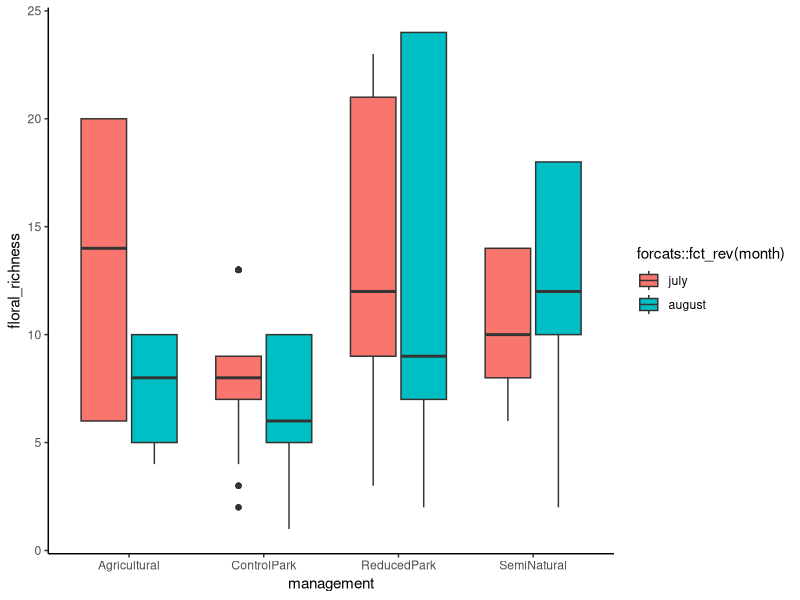

This chart was generated by the following R code: (Note: this script raises an error after producing the figure.)
library(tidyverse)

# load data
floral_data <- read.csv("floral_abundances.csv")
site_gps_data <- read.csv("all_sites_2020.csv")
pollinator_data <- read.csv("all_sites_2020_labels_expanded.csv", na.strings=c(""," ","NA"))

# merge floral data and site data tables by site name
merged_df <- (floral_data %>% full_join(site_gps_data))

# reshape longwise to have row for each month|site combo
# new column (key) = month, new column (value) = number of floral units
merged_df_2 <- merged_df %>%
  # simplify column names to represent months before gathering
  rename(july = number_of_floral_units_july) %>%
  rename(august = number_of_floral_units_august) %>%
  gather(key = month, value = number_floral_units, 
         july:august)

# calculate floral richness 
# (count of rows that represent species|month|site)
# a value of -1 for number_floral_units represents absent
# from sytematically placed plots but present at the site.
# here, include these -1 values for richness at the site.
merged_df_summarised_2 <- merged_df_2 %>% 
  group_by(site, month) %>% 
  # remove rows where plant was flowering at site in 
  # other month but not the month specified in 'month'
  filter(number_floral_units != 0)  %>% 
  # count number of rows to get floral species richness
  add_count() %>%
  # add a more descriptive column name
  rename(floral_richness = n) %>%
  # remove this site until decide what to do with it
  # everett_crowley is a pollinator garden, very different from 
  # a typical park and not necessarily reduced management but instead
  # active flowering planting management.
  filter(site != "everett_crowley_park")

# plot floral species richness my month|site
Q <- ggplot(merged_df_summarised_2, 
            aes(x = management, y = floral_richness)) +
  geom_boxplot(aes(fill = forcats::fct_rev(month))) +
  theme_classic()
Q

# plot floral species richness my month|site for parks only
Q2 <- ggplot(filter(merged_df_summarised_3, 
                    management == "ReducedPark" | management == "ControlPark"), 
            aes(x = management, y = floral_richness)) +
  geom_boxplot(aes(fill = forcats::fct_rev(month))) +
  theme_classic() +
  xlab("") + ylab("Flowering Plant Species Richness") +
  scale_x_discrete(breaks=c("ControlPark", "ReducedPark"),
                   labels=c("Control Park", "Treatment Park")) +
  theme(axis.text.x = element_text(size = 14)) +
  theme(axis.text.y = element_text(size = 12)) + 
  theme(axis.title.y = element_text(size = 14)) +
  theme(legend.text = element_text(size = 14)) +
  scale_fill_discrete(breaks=c("july", "august"),
                      labels=c("July", "August")) +
  theme(legend.title=element_blank())
Q2


# calculate sum of all floral units per site per month
# a value of -1 for number_floral_units represents absent
# from sytematically placed plots but present at the site.
# so do not want to include rows where number of floral units = -1.
merged_df_summarised_3 <- merged_df_summarised_2 %>%
  group_by(site, month) %>%
  filter(number_floral_units > -1) %>%
  mutate(number_floral_units = na_if(number_floral_units, -1)) %>%
  # surveyed 15 plots so divide by 15 to get per m^2 value
  mutate(flowers_per_sq_m = 
           sum(number_floral_units)/15)

# plot floral abundance by month|site
P <- ggplot(merged_df_summarised_3, 
            aes(x = management, y = flowers_per_sq_m, fill = month)) +
  geom_boxplot(aes(fill = forcats::fct_rev(month))) +
  theme_classic()
P

# plot floral abundance by month|site for parks only
P2 <- ggplot(filter(merged_df_summarised_3, 
                    management == "ReducedPark" | management == "ControlPark"), 
            aes(x = management, y = flowers_per_sq_m, fill = month)) +
  geom_boxplot(aes(fill = forcats::fct_rev(month))) +
  theme_classic() +
  xlab("") + ylab(bquote("Floral Units / m" ^2)) +
  scale_x_discrete(breaks=c("ControlPark", "ReducedPark"),
                   labels=c("Control Park", "Treatment Park")) +
  theme(axis.text.x = element_text(size = 14)) +
  theme(axis.text.y = element_text(size = 12)) + 
  theme(axis.title.y = element_text(size = 14)) +
  theme(legend.text = element_text(size = 14)) +
  scale_fill_discrete(breaks=c("july", "august"),
                      labels=c("July", "August")) +
  theme(legend.title=element_blank())
P2

# use a two-sample t-test to compare flowers per sq m in reduced v control parks
# first filter out the agricultural and semi nat sites
df_parks_subset_july <- merged_df_summarised_3 %>%
  filter(management == "ReducedPark" | management == "ControlPark") %>%
  filter(month == "july")
df_parks_subset_august <- merged_df_summarised_3 %>%
  filter(management == "ReducedPark" | management == "ControlPark") %>%
  filter(month == "august")

# use Welch two sample t-test to compare the means of abundance
t.test(flowers_per_sq_m ~ management, data = df_parks_subset_july)
# there are more flowers/m^2 in reduced management parks in july
t.test(flowers_per_sq_m ~ management, data = df_parks_subset_august)
# there is no difference in flowers/m^2 between mangement approaches in august

# use Welch two sample t-test to compare the means of species richness
t.test(floral_richness ~ management, data = df_parks_subset_july)
t.test(floral_richness ~ management, data = df_parks_subset_august)
# there is a higher richness of flowering species near 
# the survey location at reduced management parks 
# in july and also in august

# edit or simulate: China creek Park (july: counted 1/3 plots in the pollinator garden),
# everett crowley park (july and august: counted plots in pollinator garden), 
# campbell rd (july: did not visit).

# group merged_df_summarised_3 by site and month to have 
# one row per site / month, while retaining management,
# and overall floral abundance and richness metrics 
merged_df_summarised_4 <- merged_df_summarised_3 %>%
  group_by(site, month, management) %>%
  summarise(floral_richness = mean(floral_richness),
            flowers_per_sq_m = mean(flowers_per_sq_m))

# clean pollinator data before merge
pollinator_data_2 <- pollinator_data %>%
  slice(262:1439) %>% # remove ubc farm dates in may and june
  filter(plant_or_pans == "pan trap") %>% # filter out hand netted specimens (from ubc farm) 
  drop_na(order) %>% # filter out rows where order is.na  
  mutate(month = ifelse(row_number() %in% 1:318, "july", "august"))
  
  # add a month column for pollinator data july for first half of matrix, august after
  # remember that the last four rows are actually late adds

# join by site and month to add management and floral data to pollinator observations
# reorder factor for figures with parks on the left
merged_df_pollinators <- pollinator_data_2 %>% 
                            left_join(merged_df_summarised_4) %>%
  mutate(management = fct_relevel(management, 
                            "ControlPark", "ReducedPark", 
                            "Agricultural", "SemiNatural"))

# calculate overall bee abundance per month|site
merged_df_pollinators_bees_only <- merged_df_pollinators %>%  
  filter(subclade == "Anthophila") %>% # filter for bees only
  group_by(index) %>%
  add_count() %>%
  # add a more descriptive column name
  rename(bee_abundance = n) %>%
  # remove this site until decide what to do with it
  # everett_crowley is a pollinator garden, very different from 
  # a typical park and not necessarily reduced management but instead
  # active flowering planting management.
  filter(site != "everett_crowley_park") %>%
  filter(site != "china_creek_north_park")
  

# plot bee abundance by month|site
R <- ggplot(merged_df_pollinators_bees_only, 
            aes(x = management, y = bee_abundance, fill = month)) +
  geom_boxplot(aes(fill = forcats::fct_rev(month))) +
  theme_classic() +
  xlab("") + ylab("Bee Abundance") +
  scale_x_discrete(breaks=c("Agricultural", "ControlPark", 
                            "ReducedPark", "SemiNatural"),
                   labels=c("Agricultural", "Control Park", 
                            "Treatment Park", "Semi-natural")) +
  theme(axis.text.x = element_text(size = 12)) +
  theme(axis.text.y = element_text(size = 12)) + 
  theme(axis.title.y = element_text(size = 14)) +
  theme(legend.text = element_text(size = 14)) +
  scale_fill_discrete(breaks=c("july", "august"),
                      labels=c("July", "August")) +
  theme(legend.title=element_blank())
R

# plot bee abundance by month|site for parks only
R2 <- ggplot(filter(merged_df_pollinators_bees_only, 
                    management == "ReducedPark" | management == "ControlPark"), 
             aes(x = management, y = bee_abundance, fill = month)) +
  geom_boxplot(aes(fill = forcats::fct_rev(month))) +
  theme_classic()
R2

# plot bee abundance by flowers per sq m
R3 <- ggplot(filter(merged_df_pollinators_bees_only, 
                    management == "ReducedPark" | management == "ControlPark"), 
             aes(x = flowers_per_sq_m, y = bee_abundance)) +
  geom_point(aes(colour = management, shape = month), size = 5) +
  geom_smooth(method = lm, formula = y ~ splines::bs(x, 3)) +
  theme_classic()
R3

# filter df for parks only
parks_bees <- filter(merged_df_pollinators_bees_only, 
       management == "ReducedPark" | management == "ControlPark")

# fit linear regression for log transformed data
log_log_abundance_model <- lm(data = parks_bees, 
                              log(bee_abundance) ~ log(flowers_per_sq_m))
summary(log_log_abundance_model)

# fit linear regression for log transformed data w random effect
log_log_abundance_mixed_model <- lme4::lmer(data = parks_bees, 
                              log(bee_abundance) ~ log(flowers_per_sq_m) + 
                                (1|management))
summary(log_log_abundance_mixed_model)
anova(log_log_abundance_mixed_model, log_log_abundance_model)
# including management as a random effect significantly improves model fit

# plot bee abundance by flowers per sq m as a log log
R4 <- ggplot(parks_bees, 
             aes(x = log(flowers_per_sq_m), y = log(bee_abundance))) +
  geom_point(aes(colour = management, shape = month), size = 5) +
  # replot with seperate lm's for management types
  geom_smooth(data = subset(parks_bees, management == "ReducedPark"), 
              method = "lm", se = FALSE, color = "#00BFC4") +
  geom_smooth(data = subset(parks_bees, management == "ControlPark"), 
              method = "lm", se = FALSE, color = "#F8766D") +
  theme_classic() +
  ylab("log(Bee Abundance)") + xlab(bquote("log(Floral Units / m" ^2~ ")")) +
  theme(axis.text.x = element_text(size = 12)) +
  theme(axis.text.y = element_text(size = 12)) + 
  theme(axis.title.x = element_text(size = 14)) +
  theme(axis.title.y = element_text(size = 14)) +
  theme(legend.text = element_text(size = 14)) +
  scale_colour_discrete(breaks=c("ControlPark", "ReducedPark"),
                      labels=c("Control Park", "Treatment Park")) +
  scale_shape_discrete(breaks=c("july", "august"),
                        labels=c("July", "August")) +
  theme(legend.title=element_blank())
R4

hist(parks_bees$bee_abundance, main = "", breaks = 100, col = "grey", border = "grey")
hist(log(parks_bees$bee_abundance), main = "", breaks = 50, col = "grey", border = "grey")
abline(v = log(mean(parks_bees$bee_abundance)), col = "red", lwd = 2)   
abline(v = mean(log(parks_bees$bee_abundance)), col = "blue", lwd = 2)


# use Welch two sample t-test to compare the means of abundance
merged_df_pollinators_bees_only_july <- merged_df_pollinators_bees_only %>% 
  filter(management == "ControlPark" | management == "ReducedPark") %>%
  filter(month == "july")  
  
  t.test(bee_abundance ~ management, data = merged_df_pollinators_bees_only_july)
  # there are more bees per site in reduced management parks in july

merged_df_pollinators_bees_only_august <- merged_df_pollinators_bees_only %>% 
  filter(management == "ControlPark" | management == "ReducedPark") %>%
  filter(month == "august")  
  
  t.test(bee_abundance ~ management, data = merged_df_pollinators_bees_only_august)
  # there are more bees per site in reduced management parks in august

# repeat with fly data  
merged_df_pollinators_syrphid_only <- merged_df_pollinators %>%  
  filter(family == "Syrphidae") %>% # filter for bees only
  group_by(index) %>%
  add_count() %>%
  # add a more descriptive column name
  rename(syrphid_abundance = n) %>%
  # remove this site until decide what to do with it
  # everett_crowley is a pollinator garden, very different from 
  # a typical park and not necessarily reduced management but instead
  # active flowering planting management.
  filter(site != "everett_crowley_park") %>%
  filter(site != "china_creek_north_park")

# plot syrphid fly abundance by month|site
S <- ggplot(merged_df_pollinators_syrphid_only, 
            aes(x = management, y = syrphid_abundance, fill = month)) +
  geom_boxplot(aes(fill = forcats::fct_rev(month))) +
  theme_classic() +
  xlab("") + ylab("Syrphid Fly Abundance") +
  scale_x_discrete(breaks=c("Agricultural", "ControlPark", 
                            "ReducedPark", "SemiNatural"),
                   labels=c("Agricultural", "Control Park", 
                            "Treatment Park", "Semi-natural")) +
  theme(axis.text.x = element_text(size = 12)) +
  theme(axis.text.y = element_text(size = 12)) + 
  theme(axis.title.y = element_text(size = 14)) +
  theme(legend.text = element_text(size = 14)) +
  scale_fill_discrete(breaks=c("july", "august"),
                      labels=c("July", "August")) +
  theme(legend.title=element_blank())
S

# calculate overall wasp abundance per month|site
merged_df_pollinators_wasps_only <- merged_df_pollinators %>%  
  filter(subclade == "not_Anthophila") %>% # filter for non-bee wasps only
  group_by(index) %>%
  add_count() %>%
  # add a more descriptive column name
  rename(total_wasp_abundance = n) %>%
  # add column 1 if family is Vespidae or 0 if not Vespidae 
  mutate(is_Vespidae = ifelse(family == "Vespidae", "Vespidae", "other Hymenoptera")) %>%
  # remove this site until decide what to do with it
  # everett_crowley is a pollinator garden, very different from 
  # a typical park and not necessarily reduced management but instead
  # active flowering planting management.
  group_by(index, is_Vespidae) %>%
  add_count() %>%
  # add a more descriptive column name
  rename(wasp_type_abundance = n) %>%
  filter(site != "everett_crowley_park") %>%
  filter(site != "china_creek_north_park")

# plot wasp fly abundance by month|site
T <- ggplot(merged_df_pollinators_wasps_only, 
            aes(x = management, y = wasp_type_abundance, fill = month)) +
  geom_boxplot(aes(fill = forcats::fct_rev(month))) +
  facet_wrap(~is_Vespidae) +
  theme_classic() +
  xlab("") + ylab("Wasp Abundance") +
  scale_x_discrete(breaks=c("Agricultural", "ControlPark", 
                            "ReducedPark", "SemiNatural"),
                   labels=c("Agricultural", "Control Park", 
                            "Treatment Park", "Semi-natural")) +
  theme(axis.text.x = element_text(size = 12)) +
  theme(axis.text.y = element_text(size = 12)) + 
  theme(axis.title.y = element_text(size = 14)) +
  theme(legend.text = element_text(size = 14)) +
  scale_fill_discrete(breaks=c("july", "august"),
                      labels=c("July", "August")) +
  theme(legend.title=element_blank())
T
